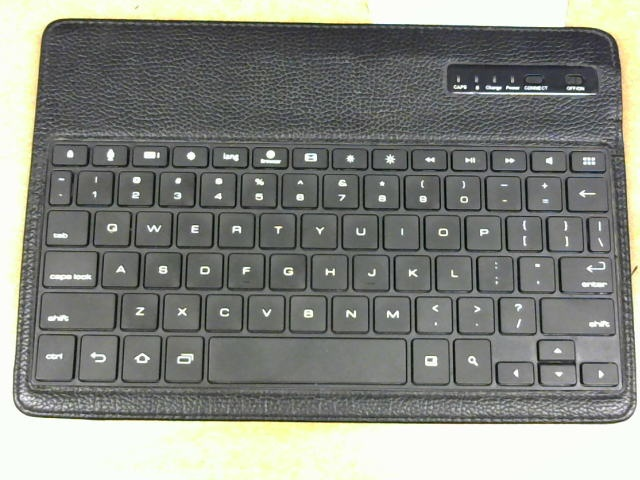
#> input picture board.jpg, 640 x 480 px, given in place of the camera
$ python contrast.py
#> lines starting #> are read from the running program, lines starting #| are printed output that depends on the picture
import cv2

cap=cv2.VideoCapture(1)
#-----Reading the image-----------------------------------------------------
ret, img= cap.read()
#> img is the input picture: shape (480, 640, 3); mean B, G, R 129.7, 136.1, 133.7
cv2.imshow("img",img)
cv2.waitKey(0)

#-----Converting image to LAB Color model-----------------------------------
lab= cv2.cvtColor(img, cv2.COLOR_BGR2LAB)
#> lab: shape (480, 640, 3); mean of channels 0, 1, 2 141.1, 126, 130.9
cv2.imshow("lab",lab)
cv2.waitKey(0)
#-----Splitting the LAB image to different channels-------------------------
l, a, b = cv2.split(lab)
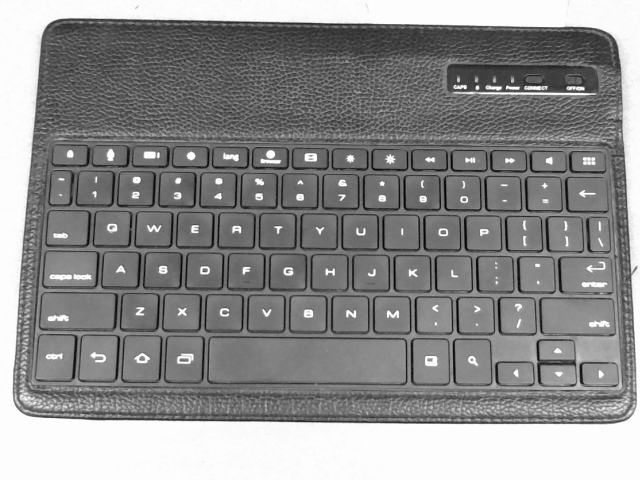
#> l: shape (480, 640); min 2, max 255, mean 141.1
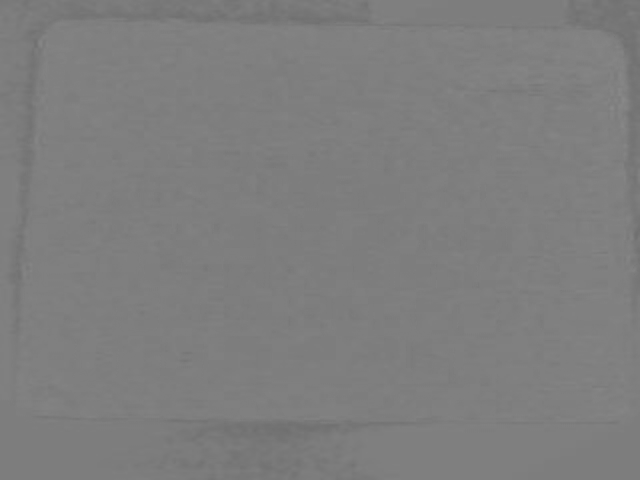
#> a: shape (480, 640); min 111, max 137, mean 126
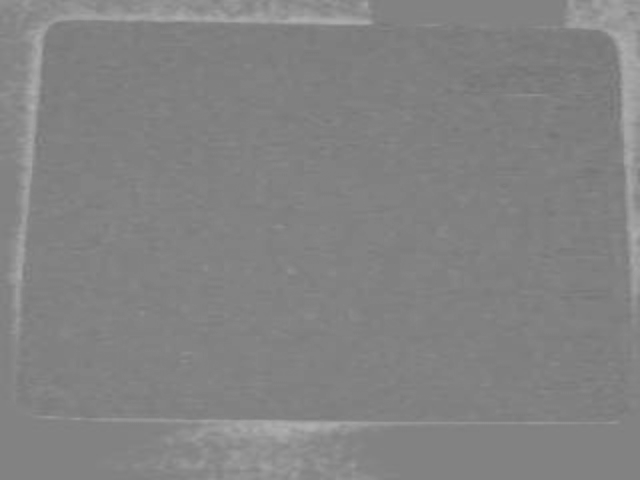
#> b: shape (480, 640); min 114, max 175, mean 130.9
cv2.imshow('l_channel', l)
cv2.imshow('a_channel', a)
cv2.imshow('b_channel', b)
cv2.waitKey(0)
#-----Applying CLAHE to L-channel-------------------------------------------
clahe = cv2.createCLAHE(clipLimit=3.0, tileGridSize=(8,8))
cl = clahe.apply(l)
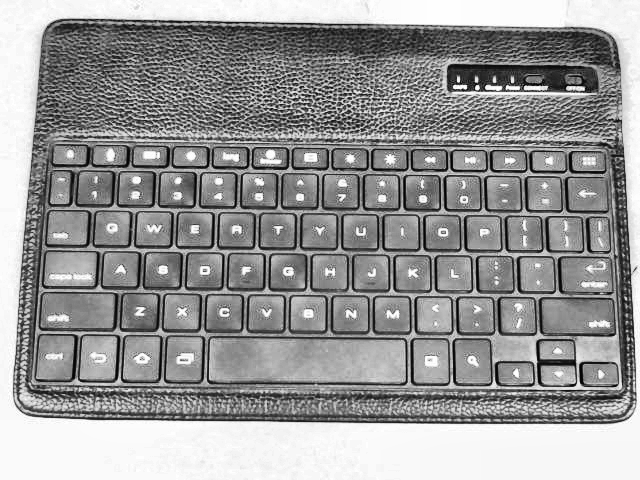
#> cl: shape (480, 640); min 1, max 255, mean 151
cv2.imshow('CLAHE output', cl)
cv2.waitKey(0)
#-----Merge the CLAHE enhanced L-channel with the a and b channel-----------
limg = cv2.merge((cl,a,b))
#> limg: shape (480, 640, 3); mean of channels 0, 1, 2 151, 126, 130.9
cv2.imshow('limg', limg)
cv2.waitKey(0)
#-----Converting image from LAB Color model to RGB model--------------------
final = cv2.cvtColor(limg, cv2.COLOR_LAB2BGR)
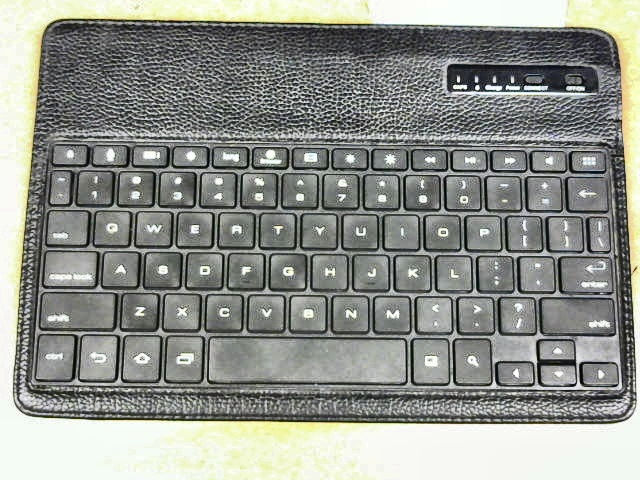
#> final: shape (480, 640, 3); mean B, G, R 140.2, 146.7, 144.2
cv2.imshow('final', final)
cv2.waitKey(0)

$ run again, on temp.png
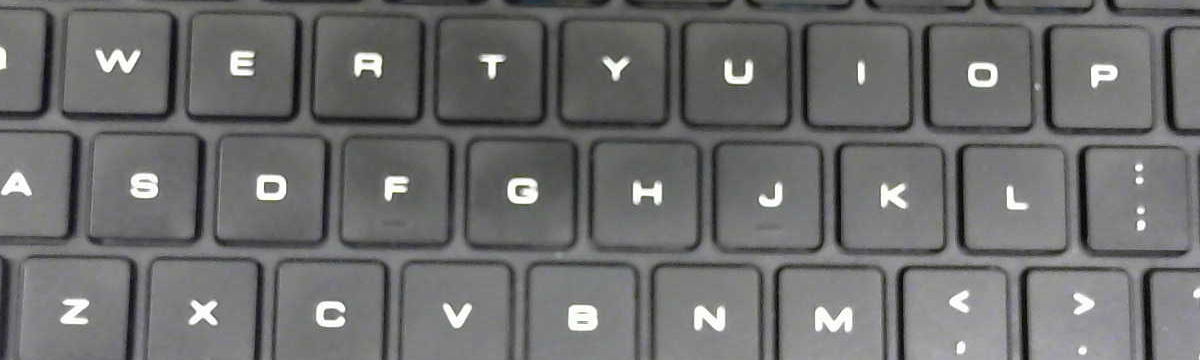
#> input picture temp.png, 1200 x 360 px, given in place of the camera
#> img is the input picture: shape (360, 1200, 3); mean B, G, R 110.2, 110.4, 110.2
#> lab: shape (360, 1200, 3); mean of channels 0, 1, 2 117.9, 127.9, 128.1
#> `cl = clahe.apply(l)`:
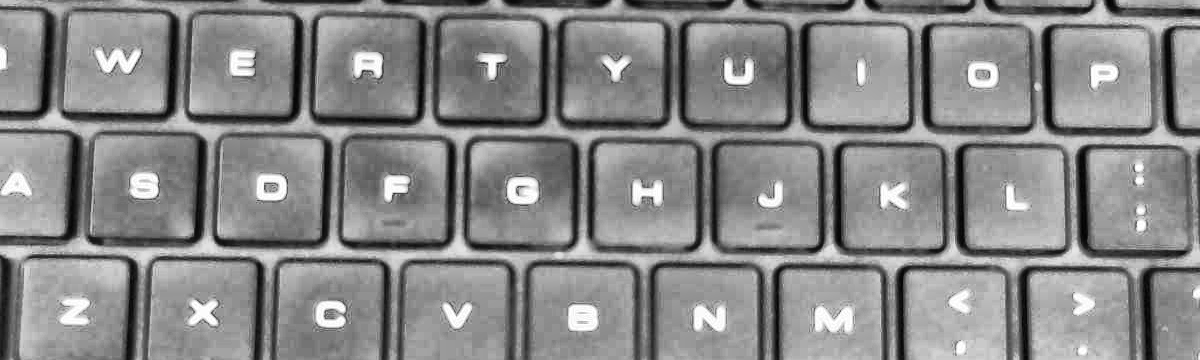
#> cl: shape (360, 1200); min 1, max 255, mean 136.1
#> limg: shape (360, 1200, 3); mean of channels 0, 1, 2 136.1, 127.9, 128.1
